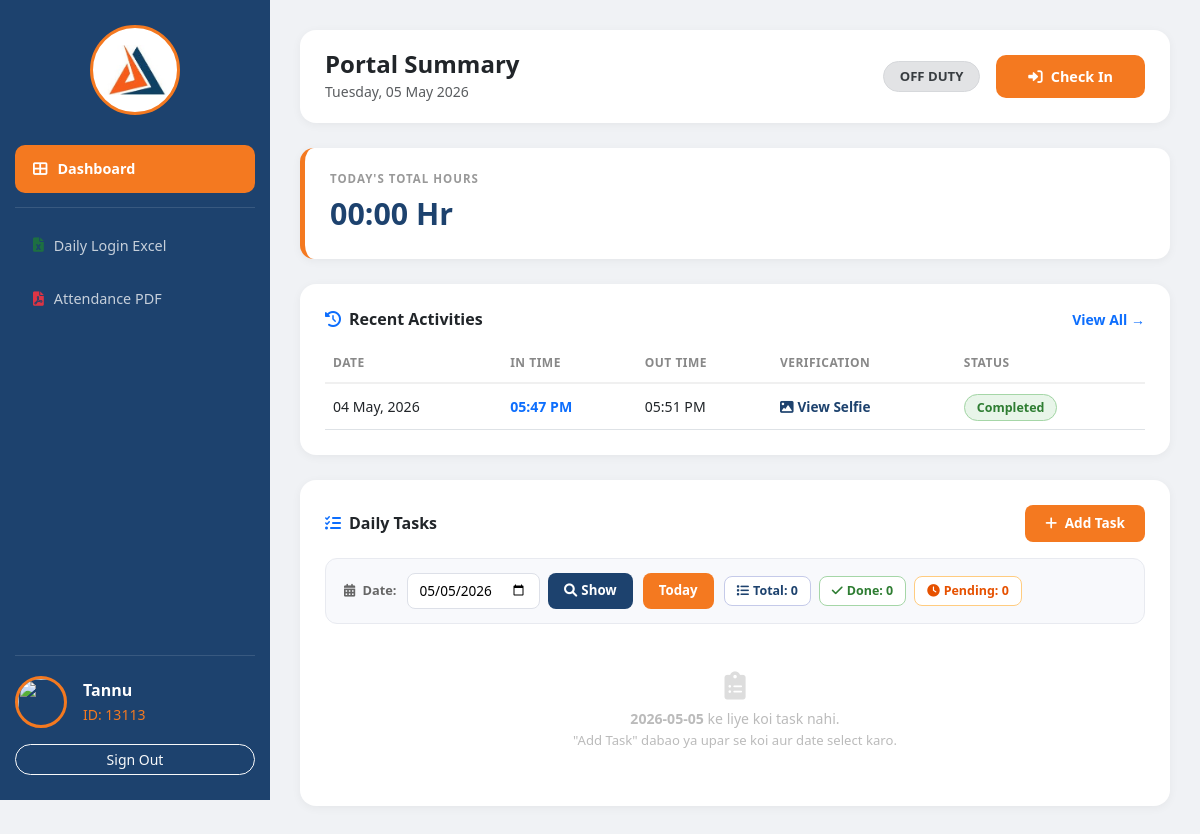
The app's page /dashboard (signed in) with its own data.
### app.py (models this page shows)
class User(UserMixin, db.Model):
    id = db.Column(db.Integer, primary_key=True)
    username = db.Column(db.String(80), unique=True, nullable=False)
    email = db.Column(db.String(120), unique=True, nullable=False)
    password = db.Column(db.String(80), nullable=False)
    first_name = db.Column(db.String(80))
    last_name = db.Column(db.String(80))
    emp_id = db.Column(db.String(50), unique=True)
    dob = db.Column(db.String(20))
    role = db.Column(db.String(20), default='employee')
    status = db.Column(db.String(20), default='pending')
    created_at = db.Column(db.DateTime, default=datetime.now)

class Attendance(db.Model):
    id = db.Column(db.Integer, primary_key=True)
    user_id = db.Column(db.Integer, db.ForeignKey('user.id'))
    emp_full_name = db.Column(db.String(160))
    check_in = db.Column(db.DateTime, default=datetime.now)
    check_out = db.Column(db.DateTime, nullable=True)
    location_in = db.Column(db.String(255))
    location_out = db.Column(db.String(255))
    selfie = db.Column(db.String(255))
    total_seconds = db.Column(db.Integer, default=0)

### app.py (the view)
@app.route('/dashboard')
@login_required
def dashboard():
    today_date = datetime.now().date()
    yesterday_date = today_date - timedelta(days=1)
    week_start = today_date - timedelta(days=7)
    date_display = datetime.now().strftime("%A, %d %B %Y")
    if current_user.role == 'admin':
        logs = Attendance.query.order_by(Attendance.id.desc()).all()
        pending_users = User.query.filter_by(status='pending').all()
        return render_template('admin_dashboard.html', logs=logs, pending=pending_users, today=date_display)
    t_logs = Attendance.query.filter(
        Attendance.user_id == current_user.id,
        func.date(Attendance.check_in) == today_date
    ).all()
    y_logs = Attendance.query.filter(
        Attendance.user_id == current_user.id,
        func.date(Attendance.check_in) == yesterday_date
    ).all()
    w_logs = Attendance.query.filter(
        Attendance.user_id == current_user.id,
        func.date(Attendance.check_in) >= week_start
    ).all()
    stats = {
        'today': calculate_hours(t_logs),
        'yesterday': calculate_hours(y_logs),
        'weekly': calculate_hours(w_logs)
    }
    recent_activity = Attendance.query.filter_by(
        user_id=current_user.id
    ).order_by(Attendance.id.desc()).limit(10).all()
    active_session = Attendance.query.filter_by(
        user_id=current_user.id, check_out=None
    ).first()
    task_filter_date = request.args.get('task_date', str(today_date))
    tasks = Task.query.filter_by(
        user_id=current_user.id
    ).filter(
        Task.due_date == task_filter_date
    ).order_by(Task.created_at.desc()).all()
    all_task_dates = db.session.query(Task.due_date).filter_by(
        user_id=current_user.id
    ).filter(Task.due_date != None, Task.due_date != '').distinct().order_by(Task.due_date.desc()).all()
    all_task_dates = [d[0] for d in all_task_dates]
    return render_template('emp_dashboard.html',
        logs=recent_activity,
        active=active_session,
        stats=stats,
        today_date=date_display,
        tasks=tasks,
        task_filter_date=task_filter_date,
        all_task_dates=all_task_dates,
        today_str=str(today_date)
    )

### templates/emp_dashboard.html (shortened to what this page needs)
<!DOCTYPE html>
<html lang="en">
<head>
    <link href="https://cdn.jsdelivr.net/npm/bootstrap@5.3.0/dist/css/bootstrap.min.css" rel="stylesheet">
    <link rel="stylesheet" href="https://cdnjs.cloudflare.com/ajax/libs/font-awesome/6.0.0/css/all.min.css">
</head>
<body>
<div class="sidebar">
    <div class="logo-round">
        <img src="{{ url_for('static', filename='logo.png') }}" alt="KVON">
    </div>
    <nav>
        <a href="/dashboard" class="nav-item active-nav">
            <i class="fa fa-th-large"></i> Dashboard
        </a>
        <div class="nav-divider"></div>
        <a href="/download/excel" class="nav-item">
            <i class="fa fa-file-excel" style="color:#1d6f42"></i> Daily Login Excel
        </a>
        <a href="/download/pdf" class="nav-item">
            <i class="fa fa-file-pdf" style="color:#dc3545"></i> Attendance PDF
        </a>
    </nav>
    <div class="profile-bottom">
        <div class="d-flex align-items-center mb-3">
            <img src="https://cdn-icons-png.flaticon.com/512/3135/3135715.png" class="profile-img-gol me-3">
            <div>
                <div class="fw-bold text-white">{{ current_user.first_name }}</div>
                <small style="color: var(--kvon-orange);">ID: {{ current_user.emp_id }}</small>
            </div>
        </div>
        <a href="/logout" class="btn btn-sm btn-outline-light w-100 rounded-pill">Sign Out</a>
    </div>
</div>
<div class="main-content">
    <div class="header-card">
        <div>
            <h4 class="fw-bold mb-0 text-dark">Portal Summary</h4>
            <small class="text-muted">{{ today_date }}</small>
        </div>
        <div class="d-flex align-items-center gap-3">
            {% if active %}
                <span class="badge px-3 py-2 rounded-pill"
                    style="background:#d4edda;color:#155724;border:1px solid #c3e6cb;font-size:0.82rem;">
                    ON DUTY
                </span>
                <button onclick="handlePunch()" class="btn-checkout">
                    <i class="fa fa-sign-out-alt me-2"></i>Check Out
                </button>
            {% else %}
                <span class="badge px-3 py-2 rounded-pill"
                    style="background:#e2e3e5;color:#383d41;border:1px solid #d6d8db;font-size:0.82rem;">
                    OFF DUTY
                </span>
                <button onclick="handlePunch()" class="btn-checkin">
                    <i class="fa fa-sign-in-alt me-2"></i>Check In
                </button>
            {% endif %}
        </div>
    </div>
    <div class="stats-card">
        <div class="stats-label">Today's Total Hours</div>
        <div class="stats-value">{{ stats.today }}</div>
    </div>
    <div class="table-card">
        <div class="d-flex justify-content-between align-items-center mb-3">
            <h6 class="fw-bold mb-0">
                <i class="fa fa-clock-rotate-left me-2 text-primary"></i>Recent Activities
            </h6>
            <a href="/my-attendance" class="text-primary small fw-bold text-decoration-none">View All →</a>
        </div>
        <div class="table-responsive">
            <table class="table table-hover mb-0">
                <thead>
                    <tr>
                        <th>Date</th>
                        <th>In Time</th>
                        <th>Out Time</th>
                        <th>Verification</th>
                        <th>Status</th>
                    </tr>
                </thead>
                <tbody>
                    {% for log in logs %}
                    <tr>
                        <td class="fw-medium">{{ log.check_in.strftime('%d %b, %Y') }}</td>
                        <td class="fw-bold text-primary">{{ log.check_in.strftime('%I:%M %p') }}</td>
                        <td>{{ log.check_out.strftime('%I:%M %p') if log.check_out else '--:--' }}</td>
                        <td>
                            <a href="/static/uploads/{{ log.selfie }}" target="_blank" class="selfie-link">
                                <i class="fa fa-image me-1"></i>View Selfie
                            </a>
                        </td>
                        <td>
                            {% if log.check_out %}
                                <span class="badge-done">Completed</span>
                            {% else %}
                                <span class="badge-ongoing">Ongoing</span>
                            {% endif %}
                        </td>
                    </tr>
                    {% endfor %}
                </tbody>
            </table>
        </div>
    </div>
    <div class="task-card">
        <div class="d-flex justify-content-between align-items-center mb-3">
            <h6 class="fw-bold mb-0">
                <i class="fa fa-list-check me-2 text-primary"></i>Daily Tasks
            </h6>
            <button class="btn-add-toggle" onclick="toggleTaskForm()">
                <i class="fa fa-plus me-1"></i> Add Task
            </button>
        </div>
        <div class="task-filter-bar">
            <label><i class="fa fa-calendar-days me-1"></i> Date:</label>
            <form method="GET" action="/dashboard"
                style="display:flex;align-items:center;gap:8px;flex-wrap:wrap;margin:0;">
                <input type="date" name="task_date"
                    value="{{ task_filter_date }}"
                    max="{{ today_str }}">
                <button type="submit" class="btn-filter">
                    <i class="fa fa-magnifying-glass me-1"></i> Show
                </button>
            </form>
            <a href="/dashboard?task_date={{ today_str }}"
               class="btn-filter {% if task_filter_date == today_str %}active-date{% endif %}">
               Today
            </a>
            <div class="task-mini-stats">
                <span class="mini-stat total">
                    <i class="fa fa-list me-1"></i>Total: {{ tasks|length }}
                </span>
                <span class="mini-stat mdone">
                    <i class="fa fa-check me-1"></i>Done: {{ tasks|selectattr('status','equalto','done')|list|length }}
                </span>
                <span class="mini-stat mpend">
                    <i class="fa fa-clock me-1"></i>Pending: {{ tasks|selectattr('status','equalto','pending')|list|length }}
                </span>
            </div>
        </div>
        {% if tasks %}
            <p class="text-muted small mb-3">
                <i class="fa fa-calendar me-1"></i>
                Showing tasks for <strong>{{ task_filter_date }}</strong>
            </p>
            {% for task in tasks %}
            <div class="task-item {% if task.status == 'done' %}done-item{% endif %}">
                <a href="/task/toggle/{{ task.id }}"
                   class="task-checkbox {% if task.status == 'done' %}checked{% endif %}"
                   title="Mark as {{ 'pending' if task.status == 'done' else 'done' }}">
                    {% if task.status == 'done' %}
                        <i class="fa fa-check" style="font-size:0.7rem;"></i>
                    {% endif %}
                </a>
                <div style="flex:1;min-width:0;">
                    <div class="task-title {% if task.status == 'done' %}striked{% endif %}">
                        {{ task.title }}
                    </div>
                    {% if task.description %}
                        <div class="task-desc">{{ task.description }}</div>
                    {% endif %}
                    <div class="task-meta">
                        {% if task.due_date %}
                            <span><i class="fa fa-calendar me-1"></i>{{ task.due_date }}</span>
                        {% endif %}
                        {% if task.due_time %}
                            <span><i class="fa fa-clock me-1"></i>{{ task.due_time }}</span>
                        {% endif %}
                        {% if task.status == 'done' %}
                            <span class="badge-done" style="font-size:0.72rem;">Done</span>
                        {% else %}
                            <span class="badge-pending" style="font-size:0.72rem;">Pending</span>
                        {% endif %}
                    </div>
                </div>
                <a href="/task/delete/{{ task.id }}" class="btn-del-task"
                   onclick="return confirm('Delete this task?')" title="Delete">
                    <i class="fa fa-trash"></i>
                </a>
            </div>
            {% endfor %}
        {% else %}
            <div class="task-empty">
                <i class="fa fa-clipboard-list fa-2x mb-2 d-block" style="color:#ddd;"></i>
                <strong>{{ task_filter_date }}</strong> ke liye koi task nahi.<br>
                <span style="font-size:0.82rem;">
                    "Add Task" dabao ya upar se koi aur date select karo.
                </span>
            </div>
        {% endif %}
    </div>
</div>
</body>
</html>

### records on screen
User: first_name "Tannu", emp_id "13113"
Attendance: check_in "04 May, 2026", check_in "05:47 PM", check_out "05:51 PM", shows "Completed"

### other values on screen
{{ stats.today }} "00:00 Hr"
{{ tasks|length }} "0"
{{ tasks|selectattr('status','equalto','done')|list|length }} "0"
{{ tasks|selectattr('status','equalto','pending')|list|length }} "0"
{{ task_filter_date }} "2026-05-05"
